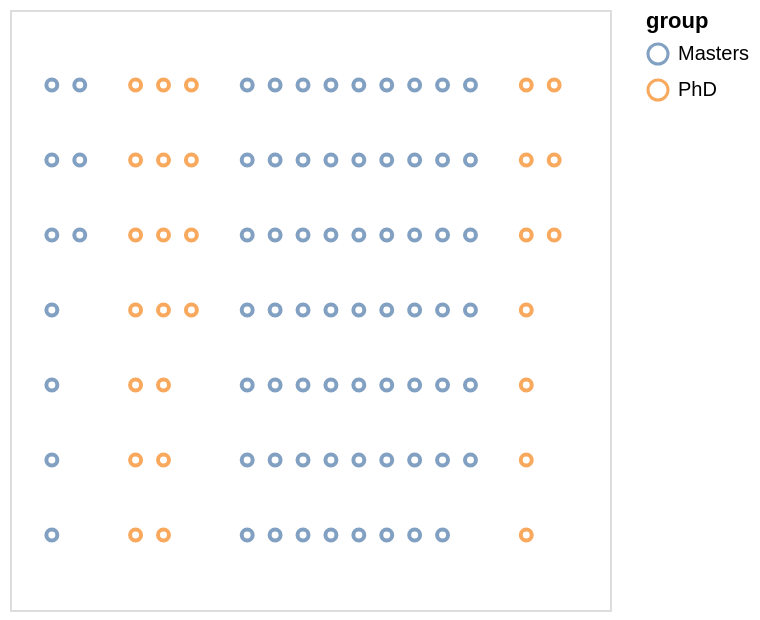

Source (Vega-Lite JSON):
### Vega-Lite specification from a JSON file in a GitHub repository (floating-point values rounded to 4 significant figures)
{"$schema": "https://vega.github.io/schema/vega-lite/v4.json", "data": {"values": [{"id": 1, "time": 1, "x": 1, "y": 7, "group": "Masters", "work": "Academia", ".id": 1, ".phase": "raw", ".frame": 1}, {"id": 2, "time": 1, "x": 1, "y": 6, "group": "Masters", "work": "Academia", ".id": 2, ".phase": "raw", ".frame": 1}, {"id": 3, "time": 1, "x": 1, "y": 5, "group": "Masters", "work": "Academia", ".id": 3, ".phase": "raw", ".frame": 1}, {"id": 4, "time": 1, "x": 1, "y": 4, "group": "Masters", "work": "Academia", ".id": 4, ".phase": "raw", ".frame": 1}, {"id": 5, "time": 1, "x": 1, "y": 3, "group": "Masters", "work": "Academia", ".id": 5, ".phase": "raw", ".frame": 1}, {"id": 6, "time": 1, "x": 1, "y": 2, "group": "Masters", "work": "Academia", ".id": 6, ".phase": "raw", ".frame": 1}, {"id": 7, "time": 1, "x": 1, "y": 1, "group": "Masters", "work": "Academia", ".id": 7, ".phase": "raw", ".frame": 1}, {"id": 8, "time": 1, "x": 2, "y": 7, "group": "Masters", "work": "Academia", ".id": 8, ".phase": "raw", ".frame": 1}, {"id": 9, "time": 1, "x": 2, "y": 6, "group": "Masters", "work": "Academia", ".id": 9, ".phase": "raw", ".frame": 1}, {"id": 10, "time": 1, "x": 2, "y": 5, "group": "Masters", "work": "Academia", ".id": 10, ".phase": "raw", ".frame": 1}, {"id": 11, "time": 1, "x": 4, "y": 7, "group": "PhD", "work": "Academia", ".id": 11, ".phase": "raw", ".frame": 1}, {"id": 12, "time": 1, "x": 4, "y": 6, "group": "PhD", "work": "Academia", ".id": 12, ".phase": "raw", ".frame": 1}, {"id": 13, "time": 1, "x": 4, "y": 5, "group": "PhD", "work": "Academia", ".id": 13, ".phase": "raw", ".frame": 1}, {"id": 14, "time": 1, "x": 4, "y": 4, "group": "PhD", "work": "Academia", ".id": 14, ".phase": "raw", ".frame": 1}, {"id": 15, "time": 1, "x": 4, "y": 3, "group": "PhD", "work": "Academia", ".id": 15, ".phase": "raw", ".frame": 1}, {"id": 16, "time": 1, "x": 4, "y": 2, "group": "PhD", "work": "Academia", ".id": 16, ".phase": "raw", ".frame": 1}, {"id": 17, "time": 1, "x": 4, "y": 1, "group": "PhD", "work": "Academia", ".id": 17, ".phase": "raw", ".frame": 1}, {"id": 18, "time": 1, "x": 5, "y": 7, "group": "PhD", "work": "Academia", ".id": 18, ".phase": "raw", ".frame": 1}, {"id": 19, "time": 1, "x": 5, "y": 6, "group": "PhD", "work": "Academia", ".id": 19, ".phase": "raw", ".frame": 1}, {"id": 20, "time": 1, "x": 5, "y": 5, "group": "PhD", "work": "Academia", ".id": 20, ".phase": "raw", ".frame": 1}, {"id": 21, "time": 1, "x": 5, "y": 4, "group": "PhD", "work": "Academia", ".id": 21, ".phase": "raw", ".frame": 1}, {"id": 22, "time": 1, "x": 5, "y": 3, "group": "PhD", "work": "Academia", ".id": 22, ".phase": "raw", ".frame": 1}, {"id": 23, "time": 1, "x": 5, "y": 2, "group": "PhD", "work": "Academia", ".id": 23, ".phase": "raw", ".frame": 1}, {"id": 24, "time": 1, "x": 5, "y": 1, "group": "PhD", "work": "Academia", ".id": 24, ".phase": "raw", ".frame": 1}, {"id": 25, "time": 1, "x": 6, "y": 7, "group": "PhD", "work": "Academia", ".id": 25, ".phase": "raw", ".frame": 1}, {"id": 26, "time": 1, "x": 6, "y": 6, "group": "PhD", "work": "Academia", ".id": 26, ".phase": "raw", ".frame": 1}, {"id": 27, "time": 1, "x": 6, "y": 5, "group": "PhD", "work": "Academia", ".id": 27, ".phase": "raw", ".frame": 1}, {"id": 28, "time": 1, "x": 6, "y": 4, "group": "PhD", "work": "Academia", ".id": 28, ".phase": "raw", ".frame": 1}, {"id": 29, "time": 1, "x": 8, "y": 7, "group": "Masters", "work": "Industry", ".id": 29, ".phase": "raw", ".frame": 1}, {"id": 30, "time": 1, "x": 8, "y": 6, "group": "Masters", "work": "Industry", ".id": 30, ".phase": "raw", ".frame": 1}, {"id": 31, "time": 1, "x": 8, "y": 5, "group": "Masters", "work": "Industry", ".id": 31, ".phase": "raw", ".frame": 1}, {"id": 32, "time": 1, "x": 8, "y": 4, "group": "Masters", "work": "Industry", ".id": 32, ".phase": "raw", ".frame": 1}, {"id": 33, "time": 1, "x": 8, "y": 3, "group": "Masters", "work": "Industry", ".id": 33, ".phase": "raw", ".frame": 1}, {"id": 34, "time": 1, "x": 8, "y": 2, "group": "Masters", "work": "Industry", ".id": 34, ".phase": "raw", ".frame": 1}, {"id": 35, "time": 1, "x": 8, "y": 1, "group": "Masters", "work": "Industry", ".id": 35, ".phase": "raw", ".frame": 1}, {"id": 36, "time": 1, "x": 9, "y": 7, "group": "Masters", "work": "Industry", ".id": 36, ".phase": "raw", ".frame": 1}, {"id": 37, "time": 1, "x": 9, "y": 6, "group": "Masters", "work": "Industry", ".id": 37, ".phase": "raw", ".frame": 1}, {"id": 38, "time": 1, "x": 9, "y": 5, "group": "Masters", "work": "Industry", ".id": 38, ".phase": "raw", ".frame": 1}, {"id": 39, "time": 1, "x": 9, "y": 4, "group": "Masters", "work": "Industry", ".id": 39, ".phase": "raw", ".frame": 1}, {"id": 40, "time": 1, "x": 9, "y": 3, "group": "Masters", "work": "Industry", ".id": 40, ".phase": "raw", ".frame": 1}, {"id": 41, "time": 1, "x": 9, "y": 2, "group": "Masters", "work": "Industry", ".id": 41, ".phase": "raw", ".frame": 1}, {"id": 42, "time": 1, "x": 9, "y": 1, "group": "Masters", "work": "Industry", ".id": 42, ".phase": "raw", ".frame": 1}, {"id": 43, "time": 1, "x": 10, "y": 7, "group": "Masters", "work": "Industry", ".id": 43, ".phase": "raw", ".frame": 1}, {"id": 44, "time": 1, "x": 10, "y": 6, "group": "Masters", "work": "Industry", ".id": 44, ".phase": "raw", ".frame": 1}, {"id": 45, "time": 1, "x": 10, "y": 5, "group": "Masters", "work": "Industry", ".id": 45, ".phase": "raw", ".frame": 1}, {"id": 46, "time": 1, "x": 10, "y": 4, "group": "Masters", "work": "Industry", ".id": 46, ".phase": "raw", ".frame": 1}, {"id": 47, "time": 1, "x": 10, "y": 3, "group": "Masters", "work": "Industry", ".id": 47, ".phase": "raw", ".frame": 1}, {"id": 48, "time": 1, "x": 10, "y": 2, "group": "Masters", "work": "Industry", ".id": 48, ".phase": "raw", ".frame": 1}, {"id": 49, "time": 1, "x": 10, "y": 1, "group": "Masters", "work": "Industry", ".id": 49, ".phase": "raw", ".frame": 1}, {"id": 50, "time": 1, "x": 11, "y": 7, "group": "Masters", "work": "Industry", ".id": 50, ".phase": "raw", ".frame": 1}, {"id": 51, "time": 1, "x": 11, "y": 6, "group": "Masters", "work": "Industry", ".id": 51, ".phase": "raw", ".frame": 1}, {"id": 52, "time": 1, "x": 11, "y": 5, "group": "Masters", "work": "Industry", ".id": 52, ".phase": "raw", ".frame": 1}, {"id": 53, "time": 1, "x": 11, "y": 4, "group": "Masters", "work": "Industry", ".id": 53, ".phase": "raw", ".frame": 1}, {"id": 54, "time": 1, "x": 11, "y": 3, "group": "Masters", "work": "Industry", ".id": 54, ".phase": "raw", ".frame": 1}, {"id": 55, "time": 1, "x": 11, "y": 2, "group": "Masters", "work": "Industry", ".id": 55, ".phase": "raw", ".frame": 1}, {"id": 56, "time": 1, "x": 11, "y": 1, "group": "Masters", "work": "Industry", ".id": 56, ".phase": "raw", ".frame": 1}, {"id": 57, "time": 1, "x": 12, "y": 7, "group": "Masters", "work": "Industry", ".id": 57, ".phase": "raw", ".frame": 1}, {"id": 58, "time": 1, "x": 12, "y": 6, "group": "Masters", "work": "Industry", ".id": 58, ".phase": "raw", ".frame": 1}, {"id": 59, "time": 1, "x": 12, "y": 5, "group": "Masters", "work": "Industry", ".id": 59, ".phase": "raw", ".frame": 1}, {"id": 60, "time": 1, "x": 12, "y": 4, "group": "Masters", "work": "Industry", ".id": 60, ".phase": "raw", ".frame": 1}, {"id": 61, "time": 1, "x": 12, "y": 3, "group": "Masters", "work": "Industry", ".id": 61, ".phase": "raw", ".frame": 1}, {"id": 62, "time": 1, "x": 12, "y": 2, "group": "Masters", "work": "Industry", ".id": 62, ".phase": "raw", ".frame": 1}, {"id": 63, "time": 1, "x": 12, "y": 1, "group": "Masters", "work": "Industry", ".id": 63, ".phase": "raw", ".frame": 1}, {"id": 64, "time": 1, "x": 13, "y": 7, "group": "Masters", "work": "Industry", ".id": 64, ".phase": "raw", ".frame": 1}, {"id": 65, "time": 1, "x": 13, "y": 6, "group": "Masters", "work": "Industry", ".id": 65, ".phase": "raw", ".frame": 1}, {"id": 66, "time": 1, "x": 13, "y": 5, "group": "Masters", "work": "Industry", ".id": 66, ".phase": "raw", ".frame": 1}, {"id": 67, "time": 1, "x": 13, "y": 4, "group": "Masters", "work": "Industry", ".id": 67, ".phase": "raw", ".frame": 1}, {"id": 68, "time": 1, "x": 13, "y": 3, "group": "Masters", "work": "Industry", ".id": 68, ".phase": "raw", ".frame": 1}, {"id": 69, "time": 1, "x": 13, "y": 2, "group": "Masters", "work": "Industry", ".id": 69, ".phase": "raw", ".frame": 1}, {"id": 70, "time": 1, "x": 13, "y": 1, "group": "Masters", "work": "Industry", ".id": 70, ".phase": "raw", ".frame": 1}, {"id": 71, "time": 1, "x": 14, "y": 7, "group": "Masters", "work": "Industry", ".id": 71, ".phase": "raw", ".frame": 1}, {"id": 72, "time": 1, "x": 14, "y": 6, "group": "Masters", "work": "Industry", ".id": 72, ".phase": "raw", ".frame": 1}, {"id": 73, "time": 1, "x": 14, "y": 5, "group": "Masters", "work": "Industry", ".id": 73, ".phase": "raw", ".frame": 1}, {"id": 74, "time": 1, "x": 14, "y": 4, "group": "Masters", "work": "Industry", ".id": 74, ".phase": "raw", ".frame": 1}, {"id": 75, "time": 1, "x": 14, "y": 3, "group": "Masters", "work": "Industry", ".id": 75, ".phase": "raw", ".frame": 1}, {"id": 76, "time": 1, "x": 14, "y": 2, "group": "Masters", "work": "Industry", ".id": 76, ".phase": "raw", ".frame": 1}, {"id": 77, "time": 1, "x": 14, "y": 1, "group": "Masters", "work": "Industry", ".id": 77, ".phase": "raw", ".frame": 1}, {"id": 78, "time": 1, "x": 15, "y": 7, "group": "Masters", "work": "Industry", ".id": 78, ".phase": "raw", ".frame": 1}, {"id": 79, "time": 1, "x": 15, "y": 6, "group": "Masters", "work": "Industry", ".id": 79, ".phase": "raw", ".frame": 1}, {"id": 80, "time": 1, "x": 15, "y": 5, "group": "Masters", "work": "Industry", ".id": 80, ".phase": "raw", ".frame": 1}, {"id": 81, "time": 1, "x": 15, "y": 4, "group": "Masters", "work": "Industry", ".id": 81, ".phase": "raw", ".frame": 1}, {"id": 82, "time": 1, "x": 15, "y": 3, "group": "Masters", "work": "Industry", ".id": 82, ".phase": "raw", ".frame": 1}, {"id": 83, "time": 1, "x": 15, "y": 2, "group": "Masters", "work": "Industry", ".id": 83, ".phase": "raw", ".frame": 1}, {"id": 84, "time": 1, "x": 15, "y": 1, "group": "Masters", "work": "Industry", ".id": 84, ".phase": "raw", ".frame": 1}, {"id": 85, "time": 1, "x": 16, "y": 7, "group": "Masters", "work": "Industry", ".id": 85, ".phase": "raw", ".frame": 1}, {"id": 86, "time": 1, "x": 16, "y": 6, "group": "Masters", "work": "Industry", ".id": 86, ".phase": "raw", ".frame": 1}, {"id": 87, "time": 1, "x": 16, "y": 5, "group": "Masters", "work": "Industry", ".id": 87, ".phase": "raw", ".frame": 1}, {"id": 88, "time": 1, "x": 16, "y": 4, "group": "Masters", "work": "Industry", ".id": 88, ".phase": "raw", ".frame": 1}, {"id": 89, "time": 1, "x": 16, "y": 3, "group": "Masters", "work": "Industry", ".id": 89, ".phase": "raw", ".frame": 1}, {"id": 90, "time": 1, "x": 16, "y": 2, "group": "Masters", "work": "Industry", ".id": 90, ".phase": "raw", ".frame": 1}, {"id": 91, "time": 1, "x": 18, "y": 7, "group": "PhD", "work": "Industry", ".id": 91, ".phase": "raw", ".frame": 1}, {"id": 92, "time": 1, "x": 18, "y": 6, "group": "PhD", "work": "Industry", ".id": 92, ".phase": "raw", ".frame": 1}, {"id": 93, "time": 1, "x": 18, "y": 5, "group": "PhD", "work": "Industry", ".id": 93, ".phase": "raw", ".frame": 1}, {"id": 94, "time": 1, "x": 18, "y": 4, "group": "PhD", "work": "Industry", ".id": 94, ".phase": "raw", ".frame": 1}, {"id": 95, "time": 1, "x": 18, "y": 3, "group": "PhD", "work": "Industry", ".id": 95, ".phase": "raw", ".frame": 1}, {"id": 96, "time": 1, "x": 18, "y": 2, "group": "PhD", "work": "Industry", ".id": 96, ".phase": "raw", ".frame": 1}, {"id": 97, "time": 1, "x": 18, "y": 1, "group": "PhD", "work": "Industry", ".id": 97, ".phase": "raw", ".frame": 1}, {"id": 98, "time": 1, "x": 19, "y": 7, "group": "PhD", "work": "Industry", ".id": 98, ".phase": "raw", ".frame": 1}, {"id": 99, "time": 1, "x": 19, "y": 6, "group": "PhD", "work": "Industry", ".id": 99, ".phase": "raw", ".frame": 1}, {"id": 100, "time": 1, "x": 19, "y": 5, "group": "PhD", "work": "Industry", ".id": 100, ".phase": "raw", ".frame": 1}]}, "mark": "point", "encoding": {"x": {"field": "x", "type": "quantitative", "scale": {"type": "linear", "domain": [-0.5, 21]}, "axis": null}, "y": {"field": "y", "type": "quantitative", "scale": {"type": "linear", "domain": [0, 8]}, "axis": null}, "color": {"field": "group", "type": "nominal"}}}
